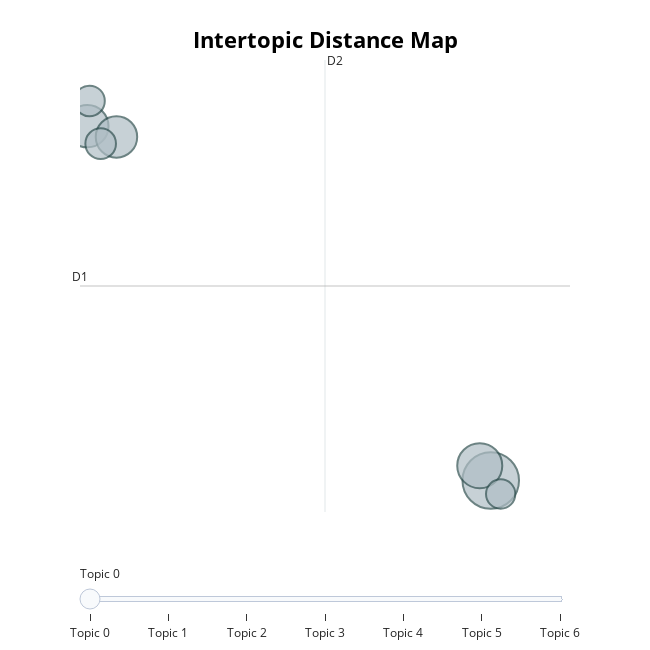

The code cell stored with this chart in its notebook:
### Code cell
topic_df= pd.DataFrame({"topic": topics, "sentence": sentences })
print(topic_df.head())
topic_model.visualize_topics()

### Figure 1 — Plotly figure (JSON) as saved in the notebook; plotly's stock layout.template omitted (floating-point values rounded to 4 significant figures)
{"data": [{"customdata": [[0, "global | government | israel | israeli | and", 41], [1, "the | bank | west | of | policies", 26], [2, "military | actions | often | in | palestinian", 23], [3, "peace | refusal | to | leadership | palestinian", 22], [4, "gaza | blockade | of | severe | crisis", 12], [5, "palestinians | occupation | palestinian | the | right", 12], [6, "its | citizens | right | security | israel", 11]], "hovertemplate": "<b>Topic %{customdata[0]}</b><br>%{customdata[1]}<br>Size: %{customdata[2]}", "legendgroup": "", "marker": {"color": "#B0BEC5", "line": {"color": "DarkSlateGrey", "width": 2}, "size": [41, 26, 23, 22, 12, 12, 11], "sizemode": "area", "sizeref": 0.02562, "symbol": "circle"}, "mode": "markers", "name": "", "orientation": "v", "showlegend": false, "type": "scatter", "x": [17.44, 17.01, 1.884, 3.007, 1.967, 2.398, 17.82], "xaxis": "x", "y": [-3.045, -2.623, 7.069, 6.761, 7.789, 6.57, -3.429], "yaxis": "y"}], "layout": {"annotations": [{"showarrow": false, "text": "D1", "x": 1.601, "y": 2.507, "yshift": 10}, {"showarrow": false, "text": "D2", "x": 11.05, "xshift": 10, "y": 8.957}], "height": 650, "hoverlabel": {"bgcolor": "white", "font": {"family": "Rockwell", "size": 16}}, "legend": {"itemsizing": "constant", "tracegroupgap": 0}, "margin": {"t": 60}, "shapes": [{"line": {"color": "#CFD8DC", "width": 2}, "type": "line", "x0": 11.05, "x1": 11.05, "y0": -3.944, "y1": 8.957}, {"line": {"color": "#9E9E9E", "width": 2}, "type": "line", "x0": 1.601, "x1": 20.49, "y0": 2.507, "y1": 2.507}], "sliders": [{"active": 0, "pad": {"t": 50}, "steps": [{"args": [{"marker.color": [["red", "#B0BEC5", "#B0BEC5", "#B0BEC5", "#B0BEC5", "#B0BEC5", "#B0BEC5"]]}], "label": "Topic 0", "method": "update"}, {"args": [{"marker.color": [["#B0BEC5", "red", "#B0BEC5", "#B0BEC5", "#B0BEC5", "#B0BEC5", "#B0BEC5"]]}], "label": "Topic 1", "method": "update"}, {"args": [{"marker.color": [["#B0BEC5", "#B0BEC5", "red", "#B0BEC5", "#B0BEC5", "#B0BEC5", "#B0BEC5"]]}], "label": "Topic 2", "method": "update"}, {"args": [{"marker.color": [["#B0BEC5", "#B0BEC5", "#B0BEC5", "red", "#B0BEC5", "#B0BEC5", "#B0BEC5"]]}], "label": "Topic 3", "method": "update"}, {"args": [{"marker.color": [["#B0BEC5", "#B0BEC5", "#B0BEC5", "#B0BEC5", "red", "#B0BEC5", "#B0BEC5"]]}], "label": "Topic 4", "method": "update"}, {"args": [{"marker.color": [["#B0BEC5", "#B0BEC5", "#B0BEC5", "#B0BEC5", "#B0BEC5", "red", "#B0BEC5"]]}], "label": "Topic 5", "method": "update"}, {"args": [{"marker.color": [["#B0BEC5", "#B0BEC5", "#B0BEC5", "#B0BEC5", "#B0BEC5", "#B0BEC5", "red"]]}], "label": "Topic 6", "method": "update"}]}], "title": {"font": {"color": "Black", "size": 22}, "text": "<b>Intertopic Distance Map</b>", "x": 0.5, "xanchor": "center", "y": 0.95, "yanchor": "top"}, "width": 650, "xaxis": {"anchor": "y", "domain": [0, 1], "range": [1.601, 20.49], "title": {"text": ""}, "visible": false}, "yaxis": {"anchor": "x", "domain": [0, 1], "range": [-3.944, 8.957], "title": {"text": ""}, "visible": false}}}
